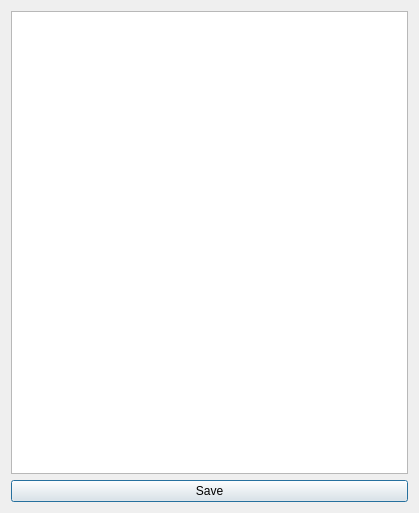
<?xml version="1.0" encoding="UTF-8"?>
<ui version="4.0">
 <class>textNoteEditor</class>
 <widget class="QDialog" name="textNoteEditor">
  <property name="geometry">
   <rect>
    <x>0</x>
    <y>0</y>
    <width>419</width>
    <height>513</height>
   </rect>
  </property>
  <property name="windowTitle">
   <string>Dialog</string>
  </property>
  <layout class="QVBoxLayout" name="verticalLayout">
   <item>
    <widget class="QTextEdit" name="textEdit">
     <property name="overwriteMode">
      <bool>false</bool>
     </property>
    </widget>
   </item>
   <item>
    <widget class="QPushButton" name="pushButton_save">
     <property name="text">
      <string>Save</string>
     </property>
    </widget>
   </item>
  </layout>
 </widget>
 <resources/>
 <connections/>
</ui>
